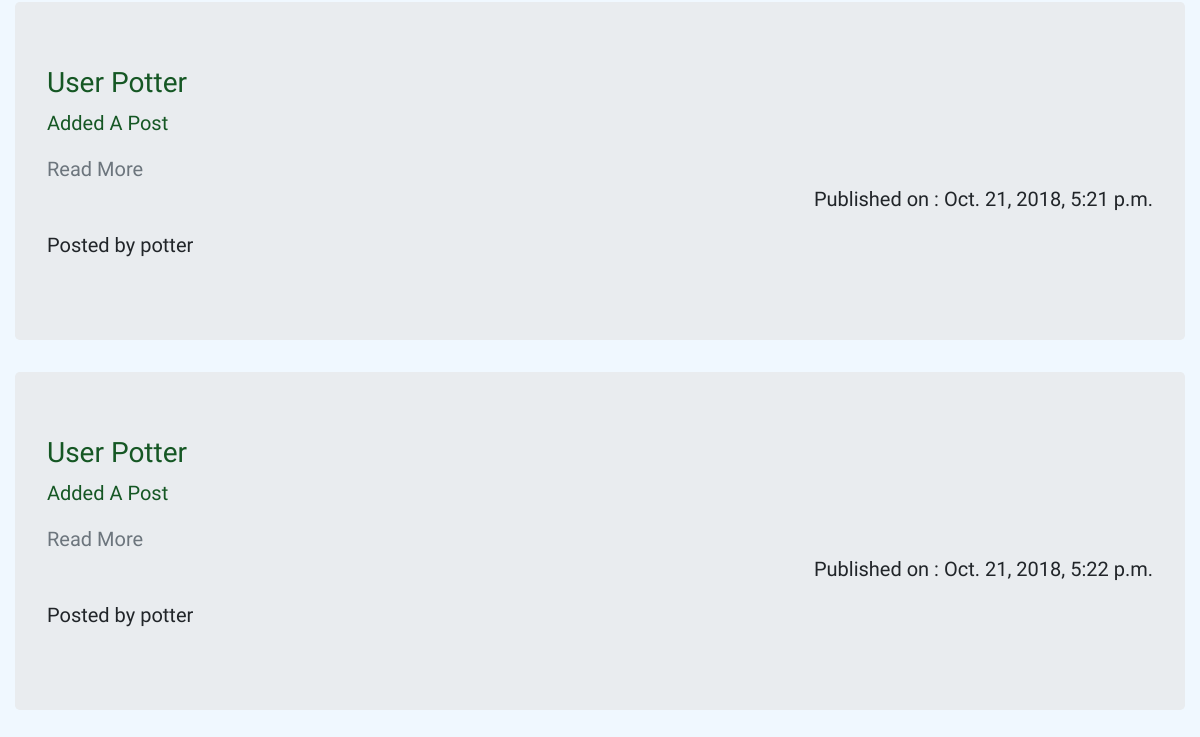
The app's page / (lower part), older data.
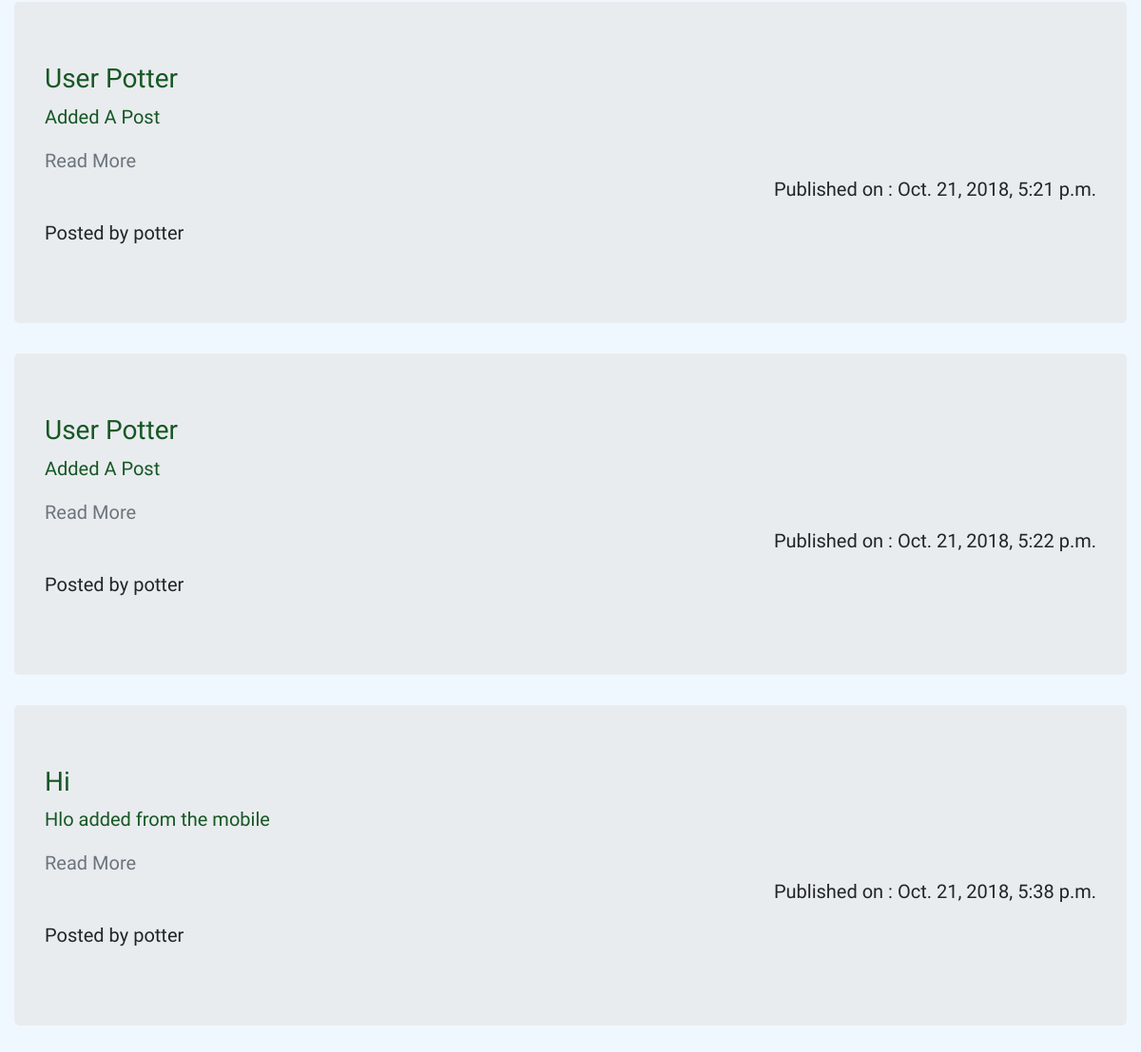
The same page, newer data.
### blog/models.py (models this page shows, shortened)
class Post(models.Model):
	title=models.CharField(max_length=264)
	author=models.ForeignKey('auth.user',on_delete=models.CASCADE)
	text=models.CharField(max_length=264)
	created_date=models.DateTimeField(default=timezone.now())
	pub_date=models.DateTimeField(blank=True,null=True)
	def body(self):
		return self.text[:100]

### blog/views.py (the view)
# urls.py: path('',views.index,name='index'),
def index(request):
	post=Post.objects.all()
	return render(request,'blog/index.html',{'post':post})

### templates/blog/index.html (shortened to what this page needs)
<!DOCTYPE html>
{% extends "base.html" %}
{% block content %}
{% load staticfiles %}
<link rel="stylesheet" type="text/css" href="{% static "css/main.css" %}">
<html>
<head>
	</head>
	<div class="container-fluid">
		{% for p in post  %}
<div class="row">
				<div  class=" col-12 col-sm-12">
					<div class="jumbotron">
				<a class="alert-success" href="{% url "details" p.id %}">
				<h3>{{p.title}}</h3></a>
				<a class="alert-success" href="{% url "details" p.id %}">
					<p>{{p.body| linebreaksbr}}</p></a>
				<a href="{% url "details" p.id%}" class="text-muted">Read More</a>
				<p align="right">Published on : {{p.pub_date}}</p>
			<p>Posted by {{p.author}}</p>
			</div>
	</div>
</div>
{% endfor %}
	</div>
</body>
</html>
{% endblock content %}

### templates/base.html (shortened to what this page needs)
<!DOCTYPE html>
{% load staticfiles %}
<link href="https://stackpath.bootstrapcdn.com/bootstrap/4.1.3/css/bootstrap.min.css" rel="stylesheet">
<link rel="stylesheet" type="text/css" href="{% static "css/main.css" %}">
    <body>
 <link rel="stylesheet" type="text/css" href="{% static "css/main.css" %}">
{% block content %}
{% endblock content %}

### blog/static/css/main.css (style rules this page uses)
body { font-family: 'Mali', cursive; font-size: 20px; background-color: #F0F8FF; text-decoration:none; }

Row changes from the older to the newer data that the page shows:
added Post: title "Hi", body "Hlo added from the mobile", pub_date "Oct. 21, 2018, 5:38 p.m.", author "potter"
